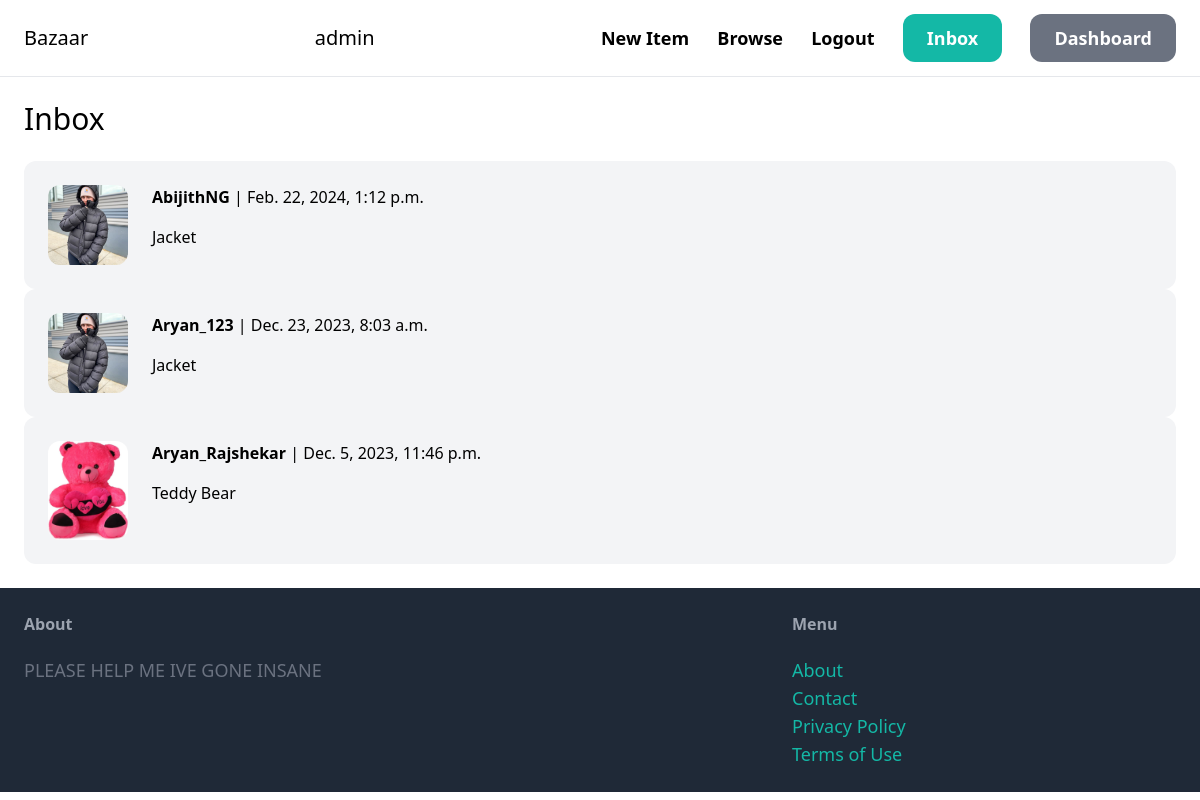
Screenshot of /message/ (signed in) with the database file from the repository.
### conversation/models.py (models this page shows)
class Conversation(models.Model):
    item = models.ForeignKey(Item, related_name='conversations', on_delete=models.CASCADE)
    members = models.ManyToManyField(User, related_name = 'conversations')
    created_at = models.DateTimeField(auto_now_add=True)
    modified_at = models.DateTimeField(auto_now=True)
    class Meta:
        ordering= ('-modified_at',)

### item/models.py (models this page shows, shortened)
class Item(models.Model):
    category= models.ForeignKey(Category, related_name='items',on_delete=models.CASCADE)
    name=models.CharField(max_length=255)
    description = models.TextField(blank=True,null=True)
    price = models.FloatField()
    image=models.ImageField(upload_to='item_images', blank=True,null=True)
    is_sold=models.BooleanField(default=False)
    created_by = models.ForeignKey(User, related_name='items',on_delete=models.CASCADE)
    created_at = models.DateTimeField(auto_now_add=True)

### message/views.py (the view)
# urls.py: path('', views.inbox,name='inbox'),
@login_required
def inbox(request):
    conversations = Conversation.objects.filter(members__in =[request.user.id])
    return render(request, 'message/inbox.html',{
        'conversations' : conversations
    })

### message/templates/message/inbox.html (shortened to what this page needs)
{% extends 'core/base.html'%}
{%block content%}
<h1 class="mb-6 text-3xl">Inbox</h1>
<div class ="space-y-6">
    {% for conversation in conversations %}
        <a href = "{% url 'message:detail' conversation.id %}">
            <div class="p-6 flex bg-gray-100 rounded-xl">
                <div class="pr-6">
                    <img src="{{conversation.item.image.url}}" class="w-20 rounded-xl">
                </div>
                <div>
                    {% for member in conversation.members.all %}
                        {%if member != request.user%}
                            <p class="mb-4"><strong>{{member.username}}</strong> | {{conversation.modified_at}}</p>
                            <p>{{conversation.item.name}}</p>
                        {%endif%}
                    {%endfor%}
                </div>
            </div>
        </a>
    {%endfor%}
</div>
{%endblock%}

### core/templates/core/base.html (shortened to what this page needs)
<!DOCTYPE html>
<html>
    <head>
        <script src="https://cdn.tailwindcss.com"></script>
    </head>
    <body>
        <nav class="py-6 px-6 flex justify-between items-center border-b border-gray-200">
            <a href="/" class=text-xl font-semibold>Bazaar</a>
            {% if request.user.is_authenticated %}
            <div class = "text-xl">
            {{request.user.username}}
            {%endif%}
            </div>
            <div class="space-x-6">
                <a href="{% url 'item:add' %}" class="text-lg font-semibold hover:text-gray-500">New Item</a>
                <a href="{% url 'item:browse' %}" class="text-lg font-semibold hover:text-gray-500">Browse</a>
               {% if request.user.is_authenticated %}
               <a href="{% url 'core:logout' %}" class="text-lg font-semibold hover:text-gray-500">Logout</a>
               <a href="{% url 'message:inbox' %}" class="px-6 py-3 text-lg font-semibold bg-teal-500 text-white rounded-xl hover:bg-teal-700">Inbox</a>
                <a href="{% url 'dashboard:index' %}" class="px-6 py-3 text-lg font-semibold bg-gray-500 text-white rounded-xl hover:bg-gray-700">Dashboard</a>
               {% else %}
                <a href="{% url 'core:signup' %}" class="px-6 py-3 text-lg font-semibold bg-teal-500 text-white rounded-xl hover:bg-teal-700">Sign Up</a>
                <a href="{% url 'core:login' %}" class="px-6 py-3 text-lg font-semibold bg-gray-500 text-white rounded-xl hover:bg-gray-700">Login</a>
            {% endif%}
            </div>
        </nav>
        <div class="px-6 py-6">
          {% block content%}
          {% endblock %}
        </div>
        <footer class="py-6 px-6 flex justify-between bg-gray-800">
            <div class="w-2/3 pr-10">
                <h3 class="mb-5 font-semibold text-gray-400">About</h3>
                <p class="text-lg text-gray-500">PLEASE HELP ME IVE GONE INSANE</p>
            </div>
            <div class="w-1/3">
                <h3 class="mb-5 font-semibold text-gray-400">Menu</h3>
                <ul class="sapce-y-2">
                    <li><a href="#" class="text-lg text-teal-500 hover:text-teal-700">About</a></li>
                    <li><a href="{% url 'core:contact' %}" class="text-lg text-teal-500 hover:text-teal-700">Contact</a></li>
                    <li><a href="#" class="text-lg text-teal-500 hover:text-teal-700">Privacy Policy</a></li>
                    <li><a href="#" class="text-lg text-teal-500 hover:text-teal-700">Terms of Use</a></li>
                </div>
    </body>
</html>

### rows the page displays
Conversation: item.image (picture), modified_at "Feb. 22, 2024, 1:12 p.m.", item.name "Jacket"
Conversation: item.image (picture), modified_at "Dec. 23, 2023, 8:03 a.m.", item.name "Jacket"
Conversation: item.image (picture), modified_at "Dec. 5, 2023, 11:46 p.m.", item.name "Teddy Bear"

### other values shown
{{ request.user.username }} "admin"
{{ member.username }} "AbijithNG"
{{ member.username }} "Aryan_123"
{{ member.username }} "Aryan_Rajshekar"
